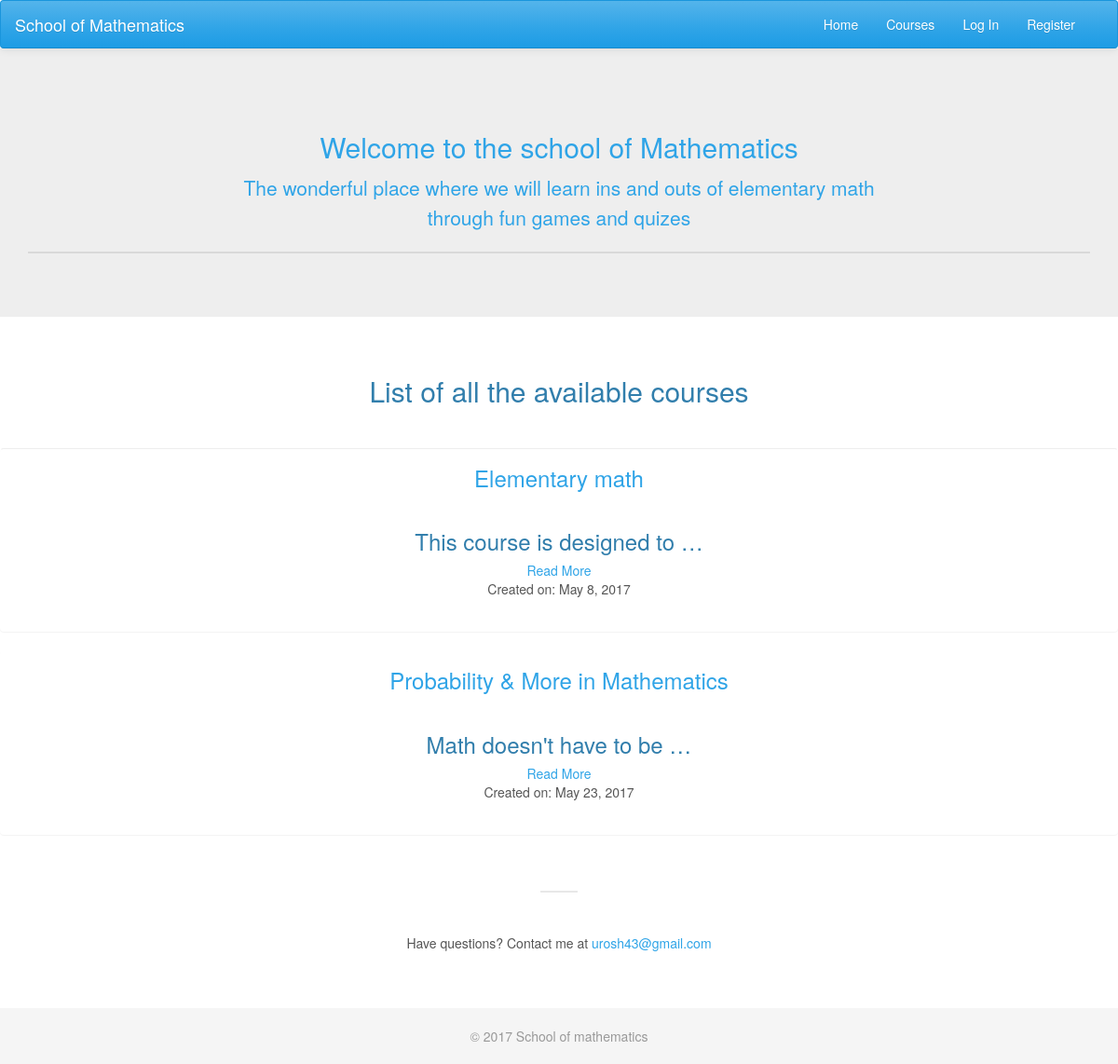
Page /courses/ on the committed database.
### courses/models.py (models this page shows, shortened)
class Course(models.Model):
    created_at = models.DateTimeField(auto_now_add=True)
    title = models.CharField(max_length=255)
    description = models.TextField()

### courses/views.py (the view)
def course_list(request):
    courses = models.Course.objects.all()
    email = 'urosh43@gmail.com'
    return render(request, 'courses/course_list.html', {'courses': courses, 'email': email})

### courses/templates/courses/course_list.html (shortened to what this page needs)
{% extends 'layout.html' %}
{% load static %}
{% block header-content %}
<div class="container">
    <div class="page-header">
        <h2
          class="text-center text-primary">
            Welcome to the school of Mathematics
        </h2>
        <smal>
            <p
              class="text-center text-primary lead">
                The wonderful place where we will learn ins and outs of elementary math
                <br>
                through fun games and quizes
            </p>
        </smal>
    </div>
</div>
{% endblock %}
{% block section-content %}
    <div
      class="text-center">
        <h2 class="courses-punch">
            List of all the available courses
        </h2>
        <div class="courses">
            {% for course in courses %}
                <div
                  class="panel panel-dafault">
                    <div
                        class="panel-heading">
                        <h3
                            class="padding-title">
                            <a
                              class="text-center"
                              href="{% url 'courses:detail' pk=course.pk %}">
                                {{ course.title }}
                            </a>
                        </h3>
                    </div>
                    <div
                      class="panel-body">
                        {% if course.description|wordcount <= 5 %}
                            <h3>
                                {{ course.description }}
                            </h3>
                        {% else %}
                            <h3>
                                {{ course.description|truncatewords:5 }}
                            </h3>
                            <a
                              href="{% url 'courses:detail' pk=course.pk %}">
                                Read More
                            </a>
                        {% endif %}
                        <br>
                        <div>Created on: {{ course.created_at|date:'F j, Y' }}</div>
                    </div>
                </div>
            {% endfor %}
        </div>
    </div>
    <br>
    <div class="email-contact">
        <p class="line"></p>
        <p
          class="text-center email-contact">
            Have questions? Contact me at <span>{{ email|urlize }}</span>
        </p>
    </div>
{% endblock %}

### assets/css/layout.css (style rules this page uses)
a { text-decoration: none !important; }
div.container > div.page-header { padding-bottom: 6px; margin: 40px 0 20px; border-bottom: 2px solid rgba(0,0,0, 0.09); }
.lead { margin-bottom: 20px; font-weight: 300; line-height: 1.5; }
.line { border: 1px solid rgba(0,0,0, 0.09); width: 40px; display: block; margin: 0 auto 25px; }
.courses-punch { font-weight: 300; line-height: 1.35; margin-bottom: 40px; }
.courses > div.panel { padding-bottom: 20px; }
.courses > div.panel:first-of-type { border-top: 1px solid #eee; }
.courses .panel-heading > h3, .courses .panel-body > h3 { font-weight: 300; line-height: 1.35; margin: 0; padding: 5px; }
.email-contact { font-weight: 300; line-height: 1.35; padding: 20px; margin-bottom: 10px; background-color: #FFF; }
.email-contact > span { font-weight: normal; color: #011d37; }

### rows in the picture
Course: title "Elementary math", description "This course is designed to …", created_at "May 8, 2017"
Course: title "Probability & More in Mathematics", description "Math doesn't have to be …", created_at "May 23, 2017"

### other values in the picture
{{ email|urlize }} "urosh43@gmail.com"
